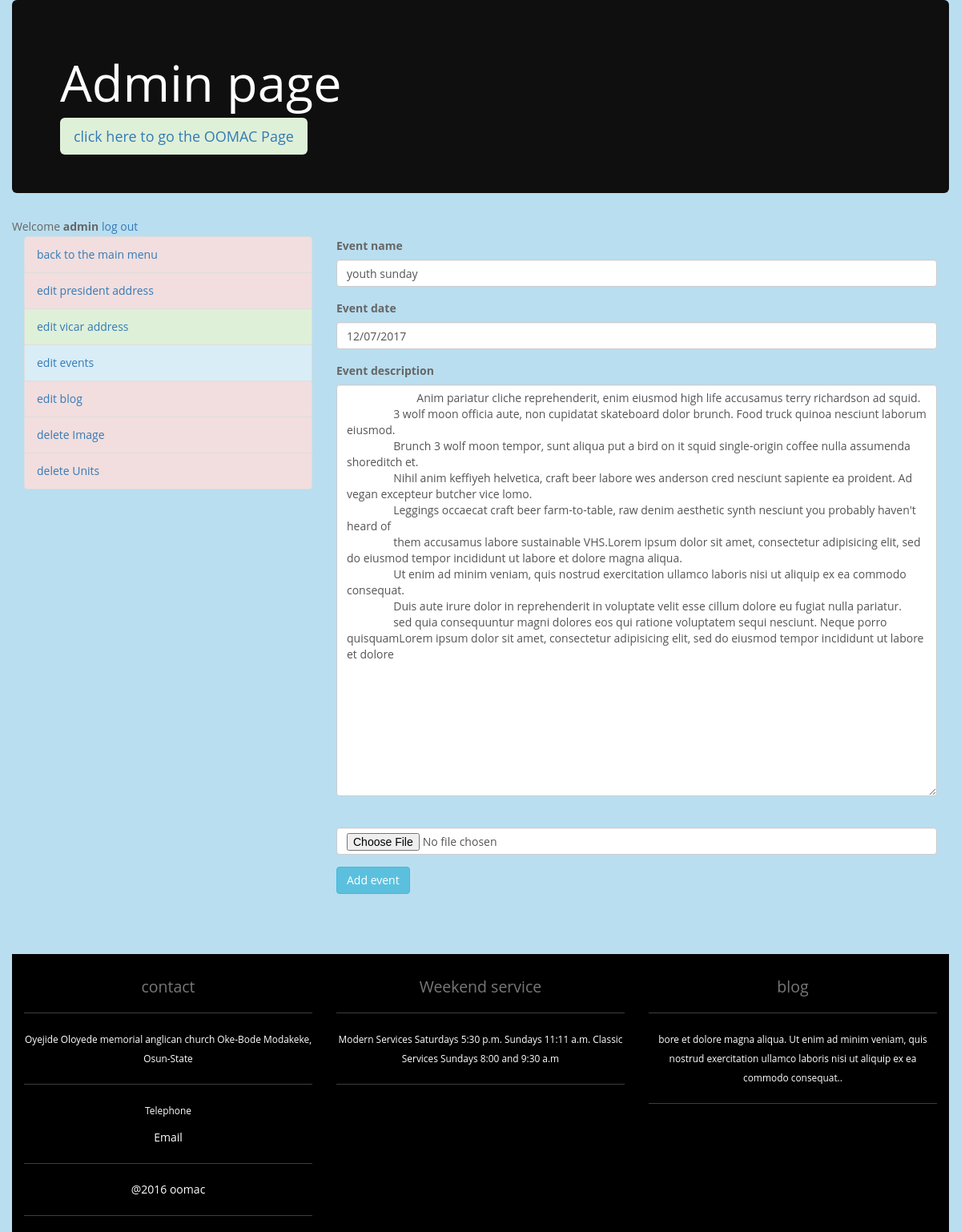
Page /edit/editp.php?eid=6 (signed in) on the committed database.
### tables this page shows
CREATE TABLE `event` (
  `id` int(11) NOT NULL,
  `event_name` varchar(200) NOT NULL,
  `event_details` text NOT NULL,
  `event_picture` varchar(50) NOT NULL,
  `date` varchar(20) NOT NULL
);

### edit/editp.php (the view, shortened to what this page needs)
<?php
require_once "../include/function.php";
welcome();?>
<div class="container">
    <div class="row">
        <div class="col-md-4">
            <?php require_once "../include/superstory.html";
            $eid = $_GET['eid'];
            ?>
        </div>
        <div class="col-md-8">
            <form enctype="multipart/form-data" action="editp.php?eid=<?php echo $eid ?>" method="post" >
                <div class="form-group">
                    <label for="event_name">Event name</label>
                    <input class="form-control" type="text" id="event_name" name="event_name" required
                           value="<?php foreach (event() as $event){ echo $event['event_name'];global $link; $link->close();}?>"
                    >
                </div>
                <div class="form-group">
                    <label for="event_date">Event date</label>
                    <input class="form-control" type="text" id="event_date" name="event_date" placeholder="dd/mm/yyyy" required
                           value="<?php foreach (event() as $event){ echo $event['date']; global $link; $link->close();}?>"
                    >
                </div>
                <div class="form-group">
                    <label for="event_detail">Event description</label>
                    <textarea  class="form-control" rows="25" cols="60" id="event_detail" name="event_detail">
                        <?php foreach (event() as $event){ echo $event['event_details']; global $link; $link->close();}?>
                    </textarea>
                </div>
                <div class="form-group">
                    <input type="file" name="e_p" id="e_p" class="form-control">
                </div>
                <input class="btn btn-info" type="submit" value="Add event">
            </form>
        </div>
    </div>
</div>
</body>
</html>

### css/style.css (style rules this page uses)
body { color: #666; font: 14px/24px "Open Sans", "HelveticaNeue-Light", "Helvetica Neue Light", "Helvetica Neue", Helvetica, Arial, "Lucida Grande", Sans-Serif; }

### rows in the picture
event: event_name "youth sunday", event_date "12/07/2017", event_detail "Anim pariatur cliche reprehenderit, enim eiusmod high life accusamus terry richardson ad squid. 3 wolf moon officia aute, non cupidatat skateboard dolor brunch. Food truck quinoa nesciunt laborum eiusmod. Brunch 3 wolf moon tempor, sunt aliqua put a bird on it squid single-origin coffee nulla assumenda shoreditch et. Nihil anim keffiyeh helvetica, craft beer labore wes anderson cred nesciunt sapiente ea proident. Ad vegan excepteur butcher vice lomo. Leggings occaecat craft beer farm-to-table, raw denim aesthetic synth nesciunt you probably haven't heard of them accusamus labore sustainable VHS.Lorem ipsum dolor sit amet, consectetur adipisicing elit, sed do eiusmod tempor incididunt ut…"

### other values in the picture
$user "admin"
